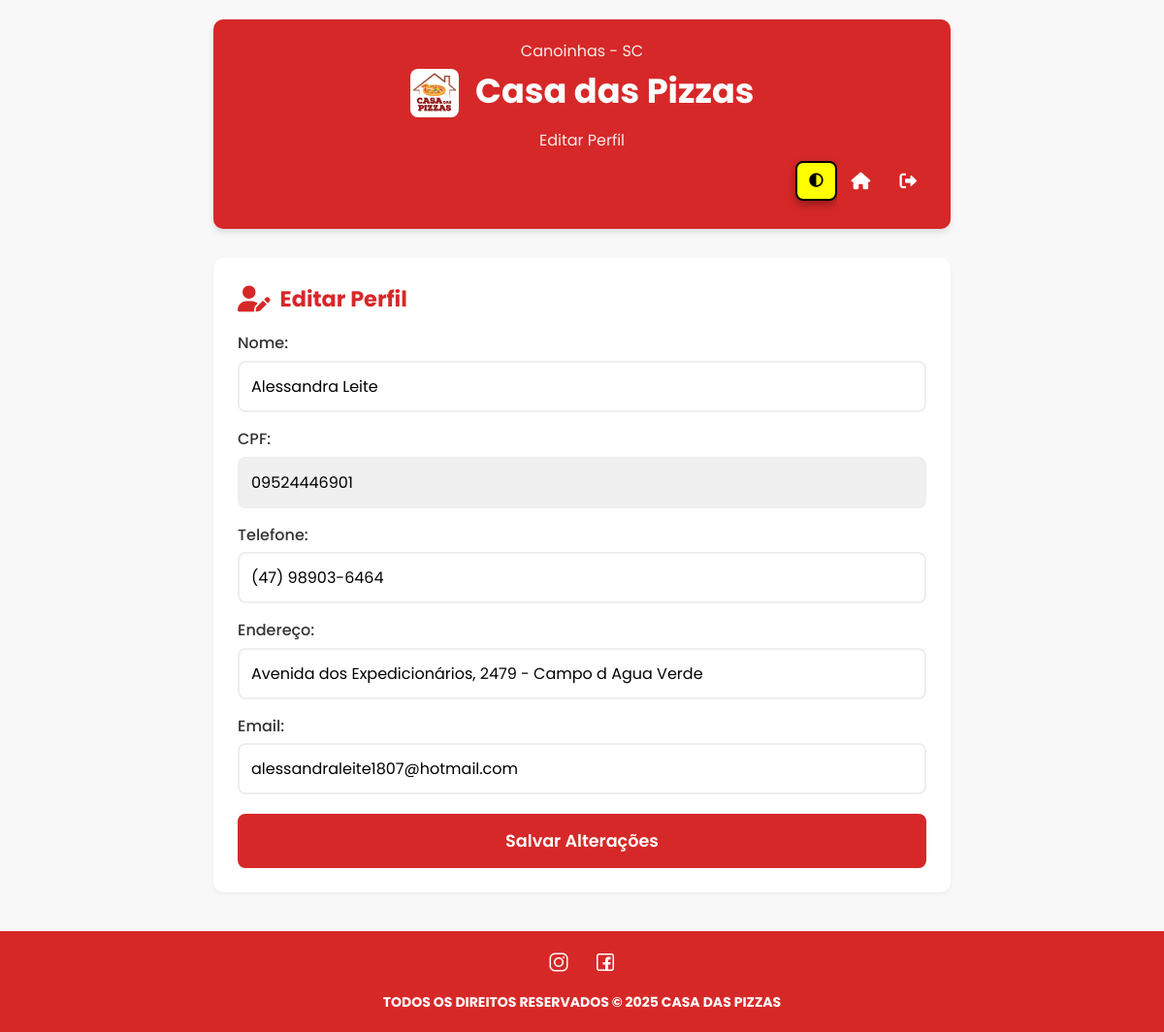
Page /perfil/ (signed in) on the committed database.
### pi/models.py (models this page shows, shortened)
class Usuario(AbstractUser):
    username = None
    cpf = models.CharField(max_length=14, unique=True, verbose_name='CPF')
    telefone = models.CharField(max_length=20, blank=True)
    endereco = models.CharField(max_length=200, blank=True)
    email = models.EmailField(unique=True)
    USERNAME_FIELD = 'cpf'
    REQUIRED_FIELDS = ['first_name', 'email']
    objects = UsuarioManager()

### pi/views.py (the view, shortened to what this page needs)
# urls.py: path('perfil/', views.editar_perfil, name='editar_perfil'),
@login_required
def editar_perfil(request):
    user = request.user
    form_data = {
        'nome': user.first_name,
        'telefone': user.telefone,
        'endereco': user.endereco,
        'email': user.email,
        'cpf': user.cpf  # CPF não editável
    }
    return render(request, "perfil.html", {"form_data": form_data})

### pi/templates/perfil.html (shortened to what this page needs)
{% load static %}
<!DOCTYPE html>
<html lang="pt-BR">
<head>
    <link rel="stylesheet" href="https://cdnjs.cloudflare.com/ajax/libs/font-awesome/6.0.0/css/all.min.css">
    <link rel="stylesheet" href="{% static 'css/estilo.css' %}">
</head>
<body>
    <div class="container">
        <header class="header">
            <p>Canoinhas - SC</p>
            <h1>
                <img src="{% static 'logo.jpg' %}" alt="Logo" class="logo">
                Casa das Pizzas
            </h1>
            <p>Editar Perfil</p>
            <div class="botoes-container">
                <button id="toggle-contrast" class="botao"><i class="fas fa-adjust"></i></button>
                <a href="{% url 'pedido:selecionar_tamanho' %}" class="botao" id="btn-entrar"><i class="fas fa-home"></i></a>
                {% if user.is_authenticated %}
                    <a href="{% url 'pedido:logout' %}" class="botao" id="btn-logout"><i class="fas fa-sign-out-alt"></i></a>
                {% endif %}
            </div>
        </header>
        <section class="secao-formulario">
            <h2><i class="fas fa-user-edit"></i> Editar Perfil</h2>
            <form method="post">
                <div class="campo-endereco">
                    <label for="id_nome">Nome:</label>
                    <input type="text" id="id_nome" name="nome" value="{{ form_data.nome }}" required>
                </div>
                <div class="campo-endereco">
                    <label for="id_cpf">CPF:</label>
                    <input type="text" id="id_cpf" name="cpf" value="{{ form_data.cpf }}" readonly style="background-color: #f0f0f0;">
                </div>
                <div class="campo-endereco">
                    <label for="id_telefone">Telefone:</label>
                    <input type="text" id="id_telefone" name="telefone" value="{{ form_data.telefone }}" required oninput="formatTelefone(this)">
                </div>
                <div class="campo-endereco">
                    <label for="id_endereco">Endereço:</label>
                    <input type="text" id="id_endereco" name="endereco" value="{{ form_data.endereco }}">
                </div>
                <div class="campo-endereco">
                    <label for="id_email">Email:</label>
                    <input type="email" id="id_email" name="email" value="{{ form_data.email }}" required>
                </div>
                <button type="submit" class="botao">Salvar Alterações</button>
            </form>
        </section>
    </div>
</body>
<footer class="rodape">
    <div class="redes-sociais">
        <a href="https://www.instagram.com/casadaspizzas_oficial?igsh=MTRzdzRmeGwzZTQ0ZA==" target="_blank"><img src="{% static 'instagram.png' %}" alt="Instagram"></a>
        <a href="https://www.facebook.com/Casadaspizza1/" target="_blank"><img src="{% static 'facebook.png'%}" alt="Facebook"></a>
    </div>
    <p class="direitos">TODOS OS DIREITOS RESERVADOS © 2025 CASA DAS PIZZAS</p>
</footer>
</html>

### pi/static/css/estilo.css (style rules this page uses)
* { margin: 0; padding: 0; box-sizing: border-box; font-family: 'Poppins', sans-serif; }
body { background-color: #f8f8f8; color: #333; line-height: 1.6; }
.container { max-width: 800px; margin: 0 auto; padding: 20px; }
.header { text-align: center; display: flex; flex-direction: column; justify-content: space-between; min-height: 150px; margin-bottom: 30px; position: relative; overflow: hidden; border-radius: 10px; padding: 20px; background-color: #d62828; color: white; box-shadow: 0 4px 6px rgba(0, 0, 0, 0.1); }
.header h1 { font-size: 2.2rem; margin-bottom: 10px; }
.logo { height: 50px; vertical-align: middle; margin-right: 10px; border-radius: 8px; }
.header p { font-size: 1rem; opacity: 0.9; }
.botoes-container { display: flex; justify-content: flex-start; width: 100%; align-items: center; }
.header .botao { width: auto; margin: 0; text-decoration: none; }
#toggle-contrast { margin-left: auto; }
.secao-formulario { background-color: white; border-radius: 10px; padding: 25px; margin-bottom: 20px; box-shadow: 0 2px 4px rgba(0, 0, 0, 0.05); transition: all 0.3s ease; }
.secao-formulario h2 { font-size: 1.4rem; margin-bottom: 15px; color: #d62828; display: flex; align-items: center; gap: 10px; }
.secao-formulario h2 i { font-size: 1.2em; }
.campo-endereco { margin-bottom: 15px; }
.campo-endereco label { display: block; margin-bottom: 5px; font-weight: 500; }
.campo-endereco input, .campo-endereco textarea { width: 100%; padding: 12px; border: 2px solid #eee; border-radius: 8px; font-size: 1rem; transition: all 0.3s ease; }
.botao { display: block; width: 100%; padding: 15px; background-color: #d62828; color: white; border: none; border-radius: 8px; font-size: 1.1rem; font-weight: 600; cursor: pointer; transition: all 0.3s ease; text-align: center; margin-top: 20px; text-decoration: none; }
.rodape { background-color: #d72828; color: white; text-align: center; padding: 20px 0; font-family: Arial, sans-serif; }
.redes-sociais { margin-bottom: 10px; }
.redes-sociais a { margin: 0 10px; display: inline-block; }
.redes-sociais img { width: 24px; height: 24px; filter: brightness(0) invert(1); }
.direitos { font-size: 14px; font-weight: bold; text-transform: uppercase; }
#toggle-contrast { background-color: #ffff00 !important; color: #000000 !important; border: 2px solid #000000 !important; box-shadow: 0 4px 8px rgba(0, 0, 0, 0.3) !important; font-weight: bold !important; padding: 8px 12px !important; font-size: 0.9rem !important; width: auto !important; min-width: 40px !important; }

### rows in the picture
Usuario: nome "Alessandra Leite", cpf "09524446901", telefone "(47) 98903-6464", endereco "Avenida dos Expedicionários, 2479 - Campo d Agua Verde", email "alessandraleite1807@hotmail.com"
